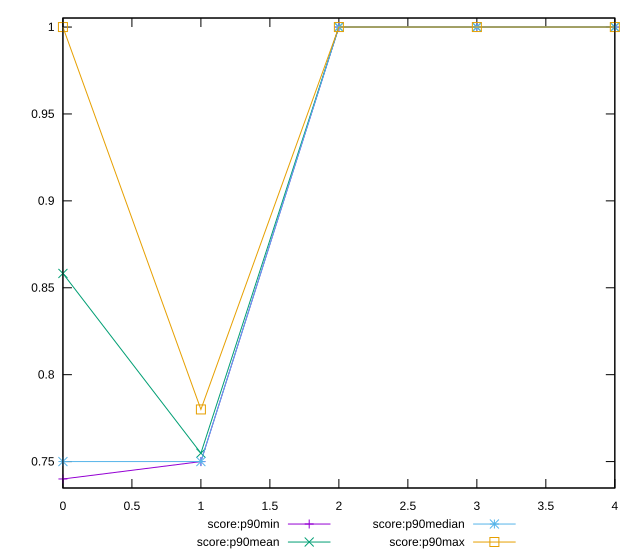

Write gnuplot code to recreate this figure.
reset

$scoreP90Min <<EOF
0 0.74
1 0.75
2 1
3 1
4 1
EOF

$scoreP90Mean <<EOF
0 0.8582417582417582
1 0.754835164835165
2 1
3 1
4 1
EOF

$scoreP90Median <<EOF
0 0.75
1 0.75
2 1
3 1
4 1
EOF

$scoreP90Max <<EOF
0 1
1 0.78
2 1
3 1
4 1
EOF

set key outside below
set xrange [0:4]
set yrange [0.7348:1.0052]
set trange [0.7348:1.0052]
set terminal svg size 640, 560 enhanced background rgb 'white'
set output "report_00009_2021-02-08T22-37-41.559Z/uses-rel-preconnect/progression/score.svg"

plot $scoreP90Min title "score:p90min" with linespoints, \
     $scoreP90Mean title "score:p90mean" with linespoints, \
     $scoreP90Median title "score:p90median" with linespoints, \
     $scoreP90Max title "score:p90max" with linespoints

reset
